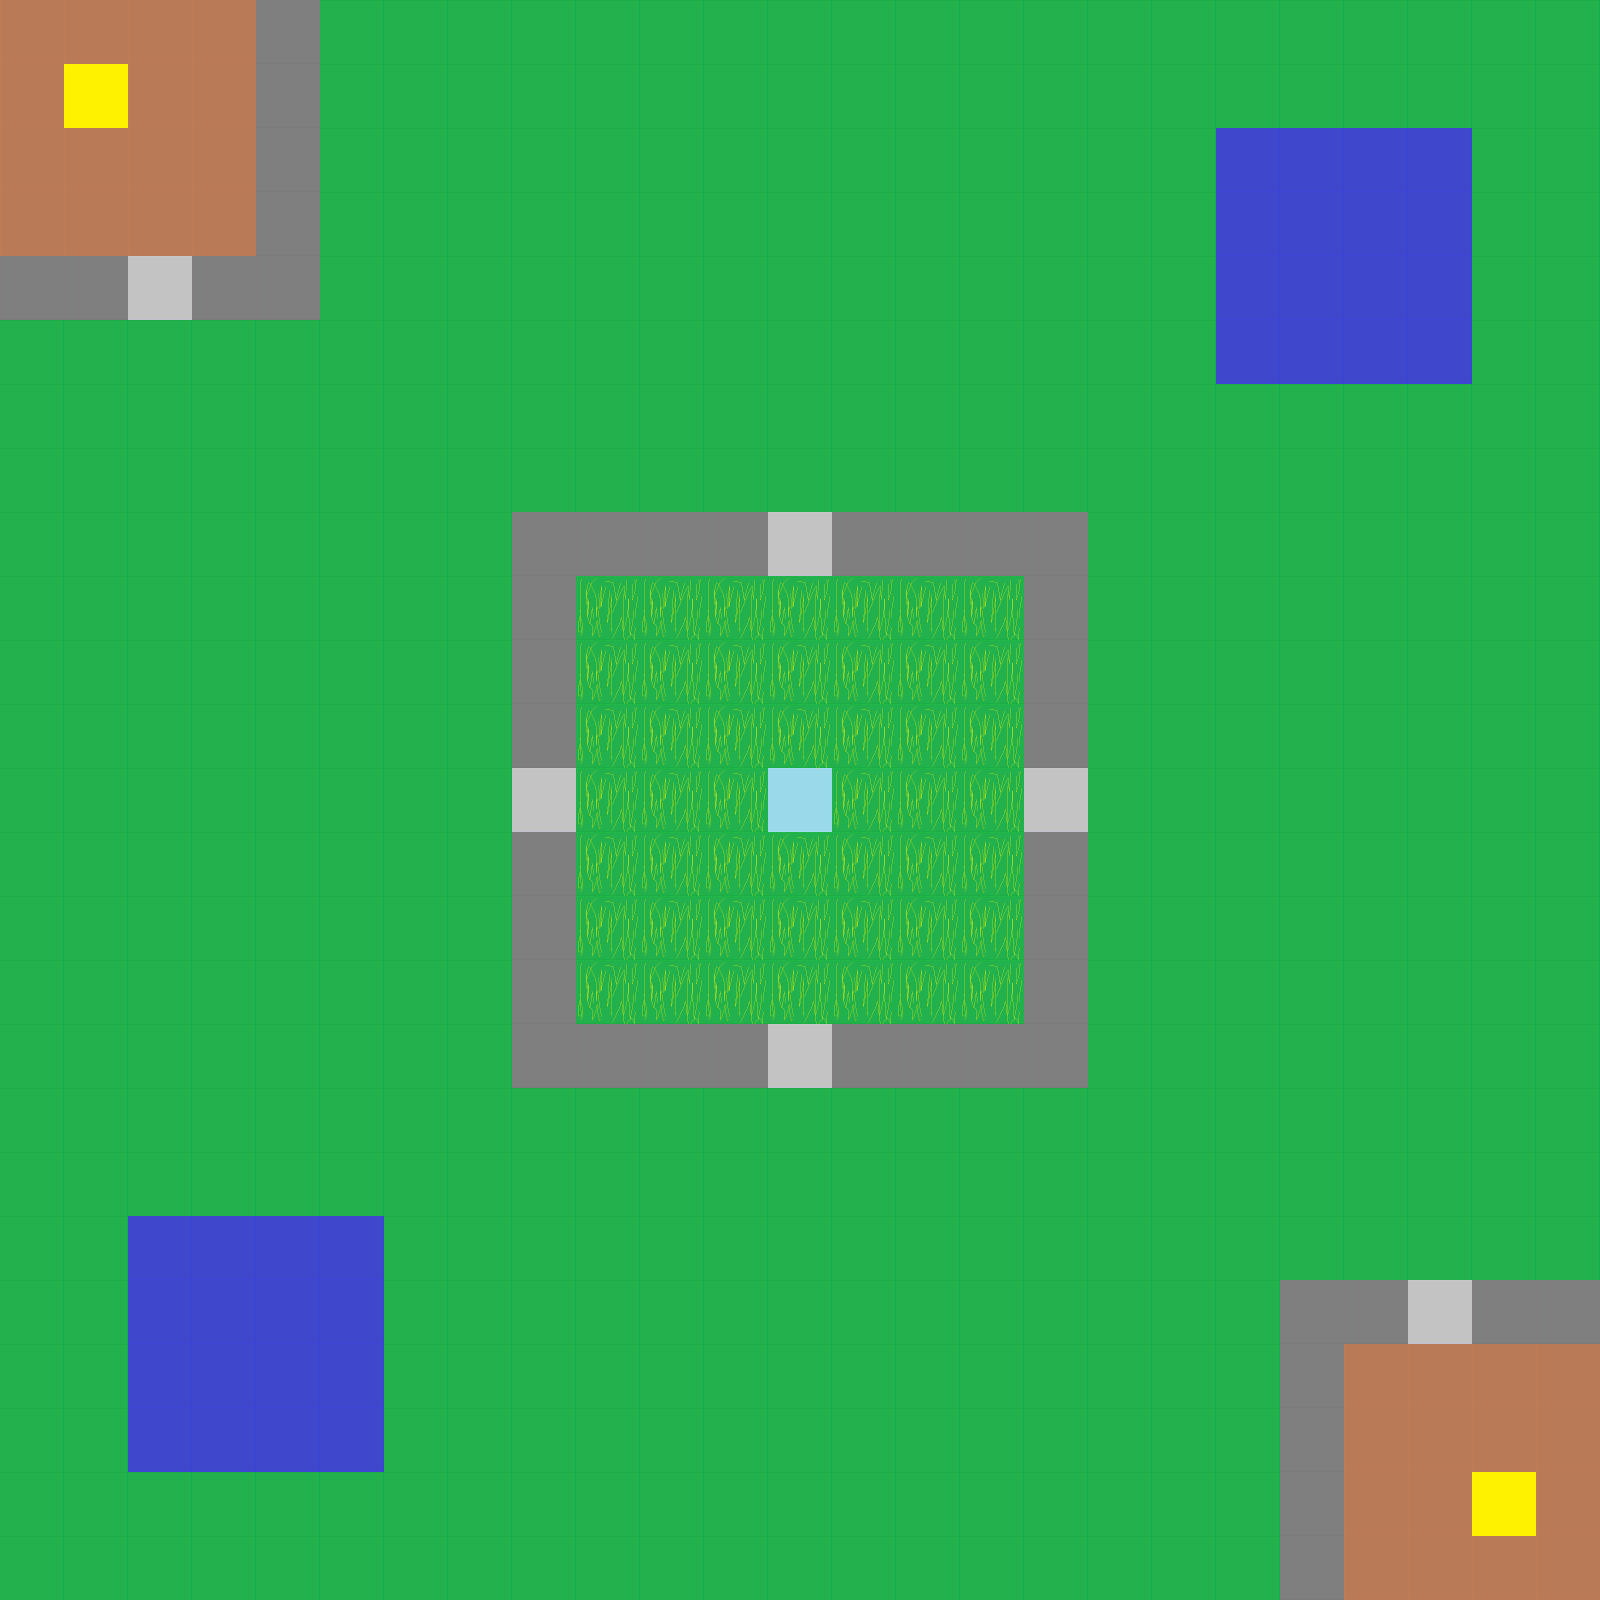

Below is a game level as drawn by its tile map, then a one-line description and the .tmx that defines it (tile-layer data replaced by summaries):
An orthogonal 25x25 tile map with 64x64 px tiles, 1 tile layer (Background), 2 hidden layers not drawn, 3 tilesets and 3 objects (Flag, CommandsRedSpawnPoint, CommandsBlueSpawnPoint).

<map version="1.0" orientation="orthogonal" renderorder="right-down" width="25" height="25" tilewidth="64" tileheight="64" nextobjectid="14">
 <tileset firstgid="1" name="tileset" tilewidth="64" tileheight="64">
  <image source="tileset.png" width="128" height="256" />
 </tileset>
 <tileset firstgid="9" name="passability" tilewidth="64" tileheight="64">
  <image source="passability.png" width="128" height="64" />
  <tile id="0">
   <properties>
    <property name="isPassability" value="false" />
   </properties>
  </tile>
  <tile id="1">
   <properties>
    <property name="isPassability" value="true" />
   </properties>
  </tile>
 </tileset>
 <tileset firstgid="11" name="test_object_layer" tilewidth="64" tileheight="64">
  <image source="test_object_layer.png" width="128" height="64" />
 </tileset>
 <layer name="Passability" width="25" height="25" visible="0">
  <data>[625 cells, 625 non-empty, 2 distinct tile ids]</data>
 </layer>
 <layer name="Background" width="25" height="25">
  <data>[625 cells, 625 non-empty, 8 distinct tile ids]</data>
 </layer>
 <layer name="Frontground" width="25" height="25" visible="0">
  <data>[625 cells, 28 non-empty, 1 distinct tile ids]</data>
 </layer>
 <objectgroup name="Objects">
  <object id="10" name="Flag" gid="5" x="768" y="832" width="64" height="64" />
  <object id="12" name="CommandsRedSpawnPoint" gid="5" x="64" y="128" width="64" height="64" />
  <object id="13" name="CommandsBlueSpawnPoint" gid="5" x="1472" y="1536" width="64" height="64" />
 </objectgroup>
</map>
